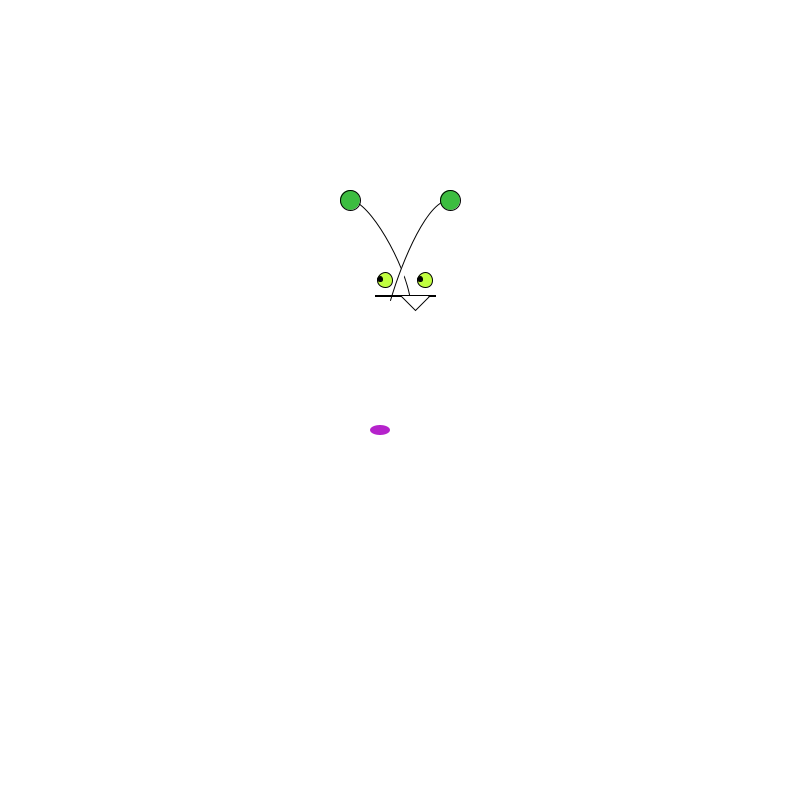
Frame 1 (no input)
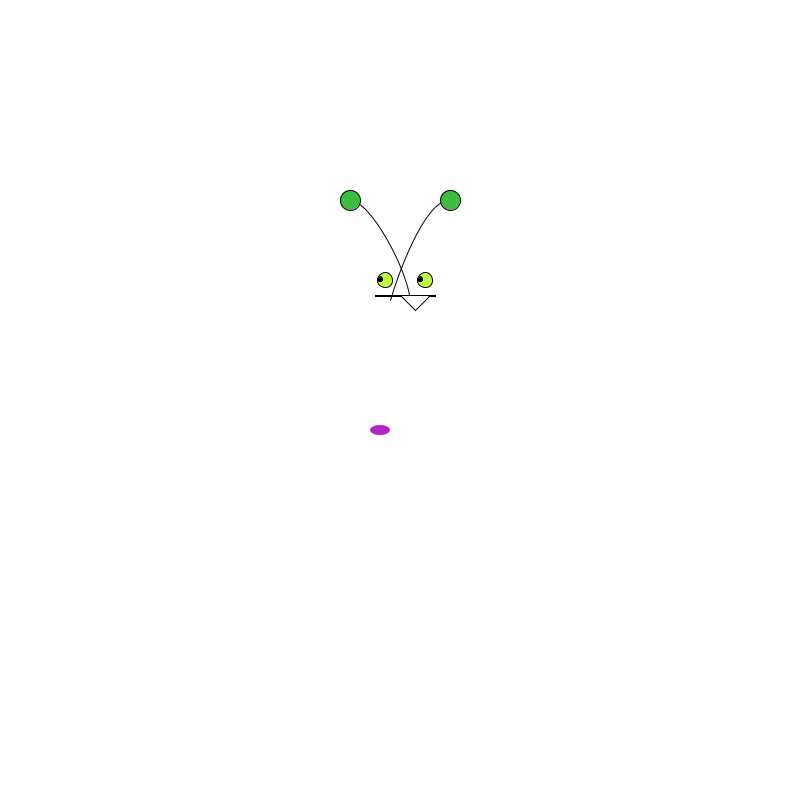
Frame 60 (the mouse pressed at the canvas centre just before this capture)
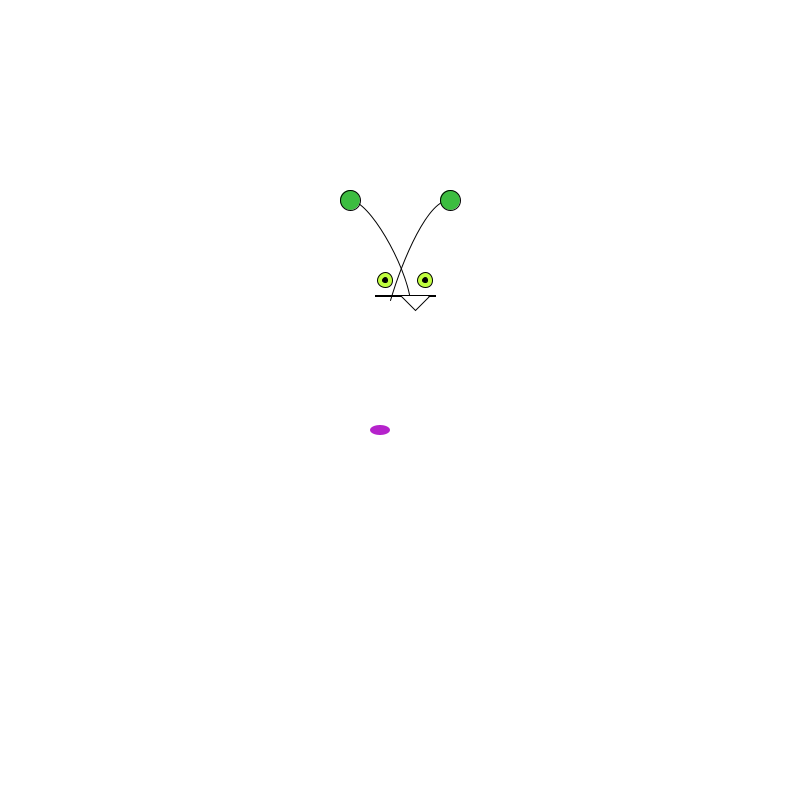
Frame 120 (the mouse held since frame 60 and released just before this capture)

The Processing sketch that drew these frames (run headless with seeded random() and noise(); from frame 60 on, the mouse is pressed at the canvas centre):

// Processing sketch: demoInClass_2
// ── demoInClass_2.pde
Monster fred; // declaring
Monster debby;

int x;

int y = 400; // declar + give a value

void setup(){
  background(255);
  size(800, 800);
  // this is where the class constructor gets called
  //fred = new Monster(80, 180);  //fred is a new instance of the monster class
  fred = new Monster();  // giving a value to fred. which instantiating it
  //debby = new Monster();
}



void draw(){
  background(255);
  fred.update(mouseX, mouseY); // method aka function
  //fred.eye( )
  fred.display(); // display is also a method
  
  
  
  
}

void mousePressed(){
  println(fred.tall);  // tall is property/data point we don't use ()
  
}
// ── Human.pde
class Human{
  
  
  
  
  
  
  
  
  
}
// ── Monster.pde
class Monster {
  // data points && we can access these from outside the class
  int w = 800;
  int ang = 45;
  float wanderX = 0;
  float wanderY = 0;
  float x, y;
  color s1 = color(60, 189, 64); //greenish yellow
  color s2 = color(59, 220, 64); //lighter green
  color blink = s1;
  color wort = color(181, 35, 203); // purple wart
  int wide; 
  int tall;

  /*
  Monster(int ww, int h) {    // class constructor
   // should be intergal things for existence + operation
   wide = ww;
   tall = h;
   }
   */

  Monster() {    // class constructor
    // should be intergal things for existence + operation
    //wide = ww;
    //tall = h;
  }

  // display functions aka methods in side of a class
  void display() {
    // monsterBody
    curve(w/2 - 100 + x, w/2-100 + y, w/2 - 50 + x, w/2-200 + y, w/2 + 10 + x, w/2 -100 + y, w/2 -20 + x, w/2 + 20 + y); //left antenna
    curve(w/2 + 120 + x, w/2-80 + y, w/2 + 50 + x, w/2-200 + y, w/2 - 10 + x, w/2 - 100 + y, w/2 -20 + x, w/2 + 40 + y); //right antenna
    fill(59, 275, 64); //darker green
    ellipse(w/2 + x, w/2 + y, wide, tall); //body  120, 160
    fill(wort); // purple
    noStroke(); 
    ellipse(w/2 - 20 + x, w/2 + 30 + y, 20, 10);  //wart

    //**** head  ******
    fill(59, 220, 64); // lighter green
    stroke(0); 
    ellipse(w/2 + x, w/2 - 120 + y, wide, tall); //head  // 100, 80
    fill(0);
    rect(w/2 - 25 + x, w/2 - 105 + y, 60, 1); //mouth
    fill(255);
    triangle(w/2 + 15 + x, w/2 - 90 + y, w/2 + x, w/2-105 + y, w/2 + 30 + x, w/2 - 105 + y); //tooth
    eye(wanderX, wanderY);
    //eye
    /*
    fill(193, 255, 64); //greenish yellow
     ellipse(w/2 - 15 + x, w/2 - 120 + y, 15, 15); //left eye
     ellipse(w/2 + 25 + x, w/2 - 120 + y, 15, 15); //right eye
     fill(0);
     ellipse(w/2 - 15 + wX + x, w/2 - 120 + wY + y, 5, 5); //left pupil
     ellipse(w/2 + 25 + wX + x, w/2 - 120 + wY + y, 5, 5); //right pupil
     noFill();
     // end of eye
     */
    // remainder of the head
    fill(60, 189, 64); //lighter green
    ellipse(w/2 - 50 + x, w/2 - 200 + y, 20, 20); // left antenna point
    ellipse(w/2 + 50 + x, w/2 - 200 + y, 20, 20); // right antenna point
    noFill();

    //**** End of head  ******
  }

  void eye(float wX, float wY) {
    //eye
    fill(193, 255, 64); //greenish yellow
    ellipse(w/2 - 15 + x, w/2 - 120 + y, 15, 15); //left eye
    ellipse(w/2 + 25 + x, w/2 - 120 + y, 15, 15); //right eye
    fill(0);
    ellipse(w/2 - 15 + wX + x, w/2 - 120 + wY + y, 5, 5); //left pupil
    ellipse(w/2 + 25 + wX + x, w/2 - 120 + wY + y, 5, 5); //right pupil
    noFill();
  }

  // below this, are the classe's methods
  // the class's functionality "done"
  void run() {
  }

  void update(int xx, int yy) {
    int mx = xx;
    int my = yy;
    wanderX = map(mx, 0, width, -5, 5);
    //print("wanderX is  ");
    //println(wanderX);
    wanderY = map(my, 0, width, -1, 1);
  }

  void shootConfetti() {
  }
} // closing of my class
